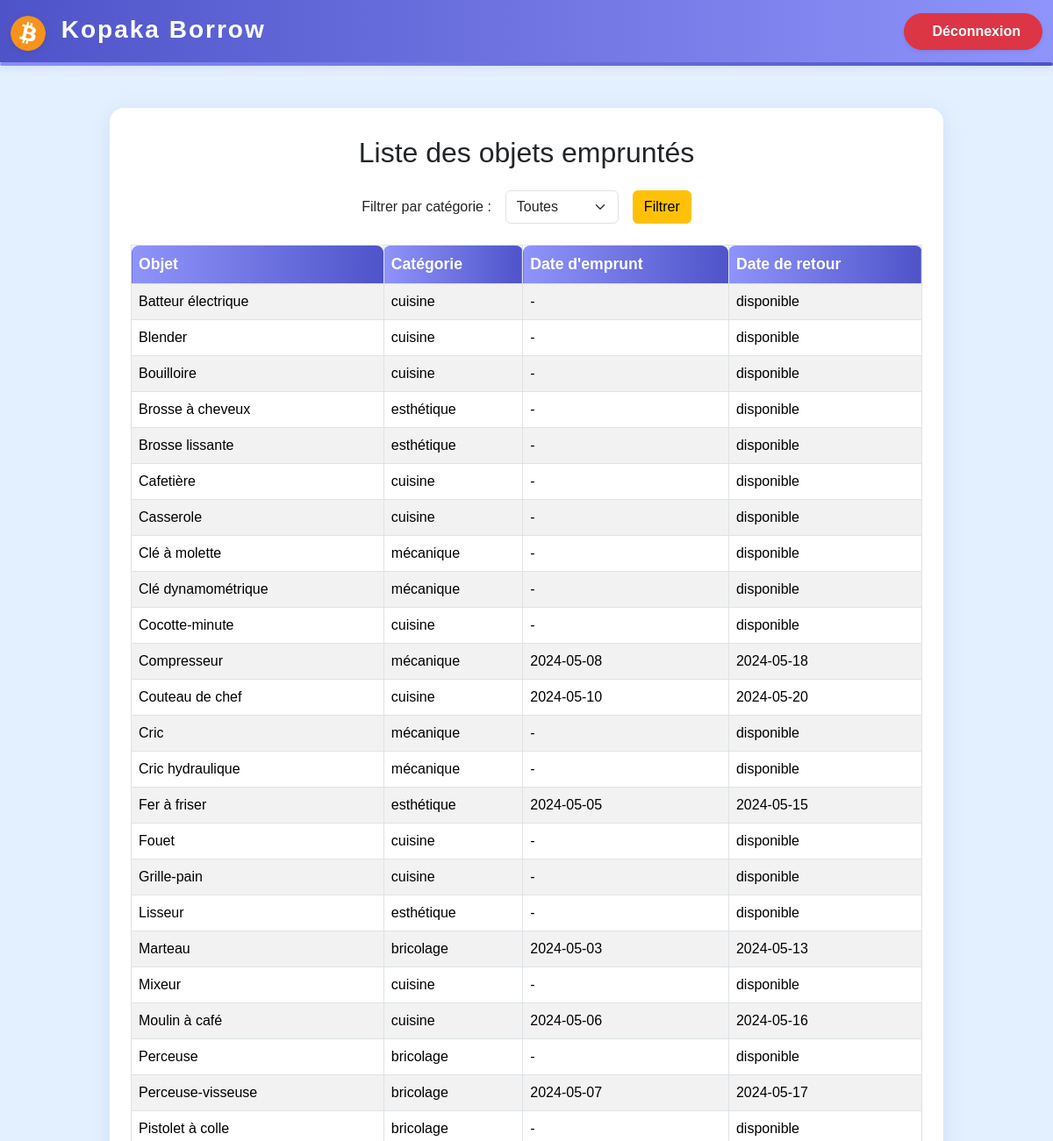
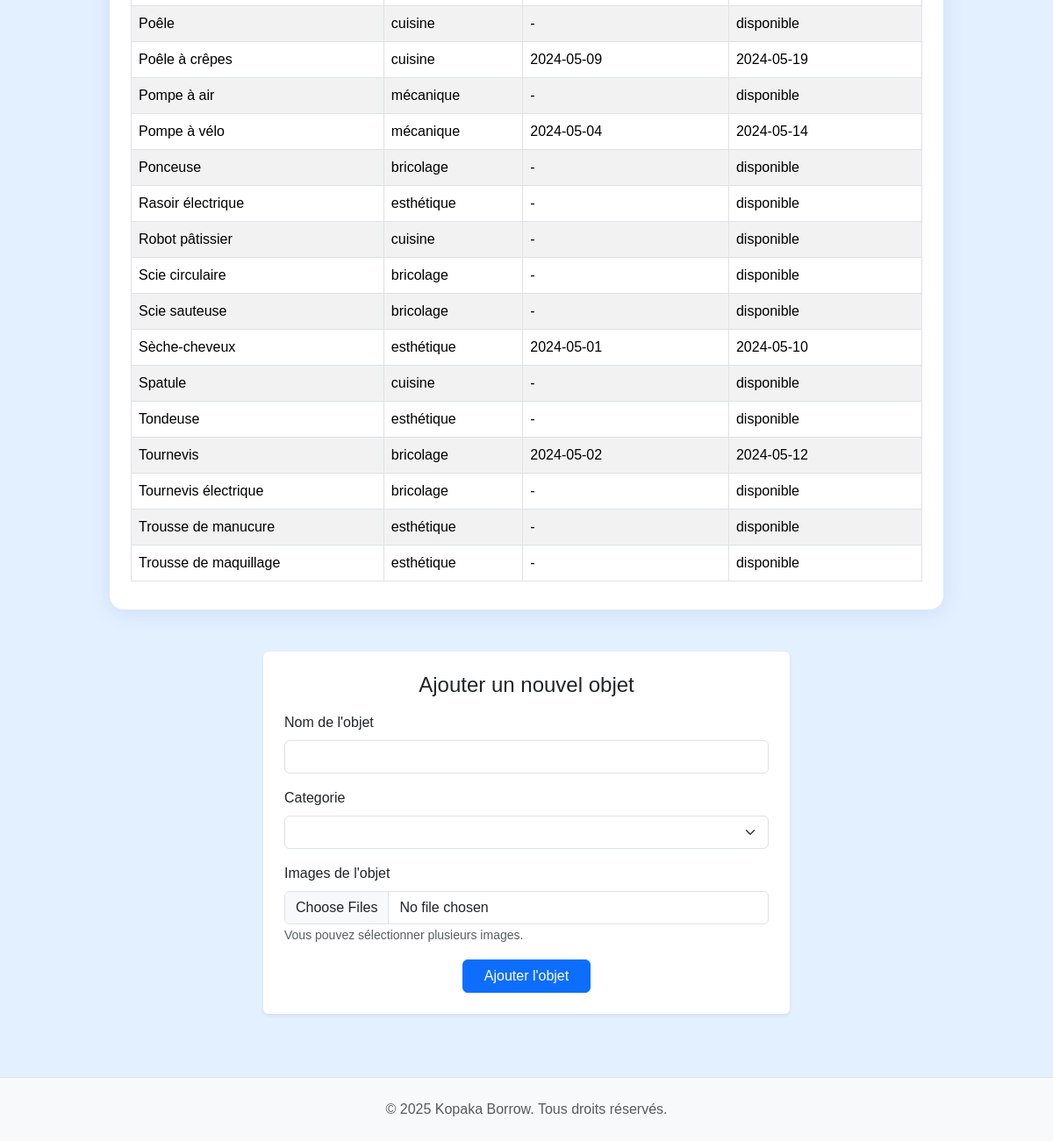
Page /pages/page_sites/home.php on the committed database (2 pictures, top to bottom).
### tables this page shows
CREATE TABLE EMPRUNTS_objet (
    id_objet INT AUTO_INCREMENT PRIMARY KEY,
    nom_objet VARCHAR(100),
    id_categorie INT,
    id_membre INT,
    FOREIGN KEY (id_categorie) REFERENCES EMPRUNTS_categorie_objet(id_categorie),
    FOREIGN KEY (id_membre) REFERENCES EMPRUNTS_membres(id_membre)
);

CREATE TABLE EMPRUNTS_categorie_objet (
    id_categorie INT AUTO_INCREMENT PRIMARY KEY,
    nom_categorie VARCHAR(100)
);

CREATE TABLE EMPRUNTS_emprunt (
    id_emprunt INT AUTO_INCREMENT PRIMARY KEY,
    id_objet INT,
    id_membre INT,
    date_emprunt DATE,
    date_retour DATE,
    FOREIGN KEY (id_objet) REFERENCES EMPRUNTS_objet(id_objet),
    FOREIGN KEY (id_membre) REFERENCES EMPRUNTS_membres(id_membre)
);

### inc/functions.php (the view, shortened to what this page needs)
<?php
function afficher_Tous_Emprunts($bdd, $id_categorie = null) {
    $sql = "
        SELECT o.nom_objet, c.nom_categorie, e.date_emprunt, e.date_retour
        FROM EMPRUNTS_objet o
        JOIN EMPRUNTS_categorie_objet c ON o.id_categorie = c.id_categorie
        LEFT JOIN EMPRUNTS_emprunt e ON o.id_objet = e.id_objet
    ";
    $sql .= " ORDER BY o.nom_objet ASC";
    $res = mysqli_query($bdd, $sql);
    if ($res && mysqli_num_rows($res) > 0) {
        while ($row = mysqli_fetch_assoc($res)) {
            $date_emprunt = $row['date_emprunt'] ? $row['date_emprunt'] : '-';
            $date_retour = $row['date_retour'] ? $row['date_retour'] : 'disponible';
            echo '<tr>';
            echo '<td>' . $row['nom_objet'] . '</td>';
            echo '<td>' . $row['nom_categorie'] . '</td>';
            echo '<td>' . $date_emprunt . '</td>';
            echo '<td>' . $date_retour . '</td>';
            echo '</tr>';
        }
    } else {
        echo '<tr><td colspan="4">Aucun objet trouvé.</td></tr>';
    }
}

### pages/page_sites/home.php (shortened to what this page needs)
<?php
require_once '../../inc/connexion.php';
require_once '../../inc/functions.php';
$bdd = connectDB();
if (isset($_GET['categorie']) && $_GET['categorie'] != "") {
    $id_categorie = $_GET['categorie'];
} else {
    $id_categorie = null;
}
$categories = array();
$sql_cat = "SELECT id_categorie, nom_categorie FROM EMPRUNTS_categorie_objet";
$res_cat = mysqli_query($bdd, $sql_cat);
if ($res_cat) {
    while ($row = mysqli_fetch_assoc($res_cat)) {
        $categories[] = $row;
    }
}
?>
<!DOCTYPE html>
<html lang="fr">
<head>
    <link rel="stylesheet" href="../../assets/css/bootstrap.min.css">
    <link rel="stylesheet" href="../../assets/css_perso/style_home.css">
</head>
<body>
<?php include '../../inc/header.php'; ?>
<div class="main-content">
    <div style="height: 4px; background: linear-gradient(90deg, #8f94fb 0%, #4e54c8 100%); margin-bottom: 30px; border-radius: 2px;"></div>
    <div class="container mt-5">
        <div class="table-container">
            <h2 class="mb-4 text-center">Liste des objets empruntés</h2>
            <form method="get" action="" class="row g-3 align-items-center mb-4 justify-content-center">
                <div class="col-auto">
                    <label for="categorie" class="col-form-label">Filtrer par catégorie :</label>
                </div>
                <div class="col-auto">
                    <select name="categorie" id="categorie" class="form-select">
                        <option value="">Toutes</option>
                    </select>
                </div>
                <div class="col-auto">
                    <button type="submit" class="btn btn-warning">Filtrer</button>
                </div>
            </form>
            <div class="table-responsive">
                <table class="table table-bordered table-hover table-striped align-middle">
                    <thead>
                        <tr>
                            <th>Objet</th>
                            <th>Catégorie</th>
                            <th>Date d'emprunt</th>
                            <th>Date de retour</th>
                        </tr>
                    </thead>
                    <tbody>
                        <?php afficher_Tous_Emprunts($bdd, $id_categorie); ?>
                    </tbody>
                </table>
            </div>
        </div>
        <form action="../page_traitements/traitement_ajouter_nouvel_objet.php" method="post" enctype="multipart/form-data" class="mt-5 mb-4 p-4 bg-white rounded shadow-sm" style="max-width: 600px; margin: 0 auto;">
    <h4 class="mb-3 text-center">Ajouter un nouvel objet</h4>
    <div class="mb-3">
        <label for="nom_objet" class="form-label">Nom de l'objet</label>
        <input type="text" class="form-control" id="nom_objet" name="nom_objet" required>
    </div>
    <div class="mb-3">
        <label for="categorie_objet" class="form-label">Categorie</label>
        <select name="categorie_objet" id="categorie_objet" class="form-select" required>
            <?php foreach ($categories as $cat) { ?>
                <option value="<?php echo $cat['id_categorie']; ?>"><?php $cat['nom_categorie']; ?></option>
            <?php } ?>
        </select>
    </div>
    <div class="mb-3">
        <label for="images_objet" class="form-label">Images de l'objet</label>
        <input type="file" class="form-control" id="images_objet" name="images_objet[]" accept="image/*" multiple required>
        <small class="form-text text-muted">Vous pouvez sélectionner plusieurs images.</small>
    </div>
    <div class="text-center">
        <button type="submit" class="btn btn-primary px-4">Ajouter l'objet</button>
    </div>
</form>
    </div>
</div>
<?php include '../../inc/footer.php'; ?>
</body>
</html>

### inc/header.php (shortened to what this page needs)
<nav class="navbar navbar-expand-lg navbar-dark" style="background: linear-gradient(90deg, #4e54c8 0%, #8f94fb 100%); box-shadow: 0 4px 12px rgba(78,84,200,0.15);">
    <div class="container-fluid">
        <a class="navbar-brand fw-bold fs-3" href="#" style="color: #fff; letter-spacing: 2px;">
            <img src="../../assets/images/logo.png" alt="Logo" width="40" height="40" class="d-inline-block align-text-top me-2" style="border-radius: 50%; box-shadow: 0 2px 8px rgba(0,0,0,0.08);">
            Kopaka Borrow
        </a>
        <div class="d-flex ms-auto align-items-center">
            <a href="../../inc/deconnexion.php" class="btn btn-danger px-4 py-2 fw-semibold shadow-sm" style="border-radius: 25px; transition: background 0.2s;">
                <i class="bi bi-box-arrow-right me-2"></i>Déconnexion
            </a>
        </div>
    </div>
</nav>

### inc/footer.php
<footer class="text-center py-4 mt-5" style="background: #f8f9fa; border-top: 1px solid #e0e0e0;">
    <span class="text-muted">&copy; <?php echo date('Y'); ?> Kopaka Borrow. Tous droits réservés.</span>
</footer>

### assets/css_perso/style_home.css (style rules this page uses)
html, body { height: 100%; }
body { min-height: 100vh; display: flex; flex-direction: column; background: #e3f0ff; margin: 0; font-family: Arial, sans-serif; }
.main-content { flex: 1 0 auto; }
footer { flex-shrink: 0; }
.table-container { background: #fff; border-radius: 16px; box-shadow: 0 4px 24px rgba(30,64,175,0.10); padding: 32px 24px; margin: 32px auto; max-width: 950px; }
.table thead th { background: linear-gradient(90deg, #8f94fb 0%, #4e54c8 100%); color: #fff; font-weight: bold; font-size: 1.1rem; border-top-left-radius: 8px; border-top-right-radius: 8px; }
.table { margin-bottom: 0; }

### rows in the picture
emprunts_objet: nom_objet "Batteur électrique", id_categorie.nom_categorie "cuisine", date_emprunt "-", date_retour "disponible"
emprunts_objet: nom_objet "Blender", id_categorie.nom_categorie "cuisine", date_emprunt "-", date_retour "disponible"
emprunts_objet: nom_objet "Bouilloire", id_categorie.nom_categorie "cuisine", date_emprunt "-", date_retour "disponible"
emprunts_objet: nom_objet "Brosse à cheveux", id_categorie.nom_categorie "esthétique", date_emprunt "-", date_retour "disponible"
emprunts_objet: nom_objet "Brosse lissante", id_categorie.nom_categorie "esthétique", date_emprunt "-", date_retour "disponible"
emprunts_objet: nom_objet "Cafetière", id_categorie.nom_categorie "cuisine", date_emprunt "-", date_retour "disponible"
emprunts_objet: nom_objet "Casserole", id_categorie.nom_categorie "cuisine", date_emprunt "-", date_retour "disponible"
emprunts_objet: nom_objet "Clé à molette", id_categorie.nom_categorie "mécanique", date_emprunt "-", date_retour "disponible"
emprunts_objet: nom_objet "Clé dynamométrique", id_categorie.nom_categorie "mécanique", date_emprunt "-", date_retour "disponible"
emprunts_objet: nom_objet "Cocotte-minute", id_categorie.nom_categorie "cuisine", date_emprunt "-", date_retour "disponible"
emprunts_objet: nom_objet "Compresseur", id_categorie.nom_categorie "mécanique", emprunts_emprunt.date_emprunt "2024-05-08", emprunts_emprunt.date_retour "2024-05-18"
emprunts_objet: nom_objet "Couteau de chef", id_categorie.nom_categorie "cuisine", emprunts_emprunt.date_emprunt "2024-05-10", emprunts_emprunt.date_retour "2024-05-20"
emprunts_objet: nom_objet "Cric", id_categorie.nom_categorie "mécanique", date_emprunt "-", date_retour "disponible"
emprunts_objet: nom_objet "Cric hydraulique", id_categorie.nom_categorie "mécanique", date_emprunt "-", date_retour "disponible"
emprunts_objet: nom_objet "Fer à friser", id_categorie.nom_categorie "esthétique", emprunts_emprunt.date_emprunt "2024-05-05", emprunts_emprunt.date_retour "2024-05-15"
emprunts_objet: nom_objet "Fouet", id_categorie.nom_categorie "cuisine", date_emprunt "-", date_retour "disponible"
emprunts_objet: nom_objet "Grille-pain", id_categorie.nom_categorie "cuisine", date_emprunt "-", date_retour "disponible"
emprunts_objet: nom_objet "Lisseur", id_categorie.nom_categorie "esthétique", date_emprunt "-", date_retour "disponible"
emprunts_objet: nom_objet "Marteau", id_categorie.nom_categorie "bricolage", emprunts_emprunt.date_emprunt "2024-05-03", emprunts_emprunt.date_retour "2024-05-13"
emprunts_objet: nom_objet "Mixeur", id_categorie.nom_categorie "cuisine", date_emprunt "-", date_retour "disponible"
emprunts_objet: nom_objet "Moulin à café", id_categorie.nom_categorie "cuisine", emprunts_emprunt.date_emprunt "2024-05-06", emprunts_emprunt.date_retour "2024-05-16"
emprunts_objet: nom_objet "Perceuse", id_categorie.nom_categorie "bricolage", date_emprunt "-", date_retour "disponible"
emprunts_objet: nom_objet "Perceuse-visseuse", id_categorie.nom_categorie "bricolage", emprunts_emprunt.date_emprunt "2024-05-07", emprunts_emprunt.date_retour "2024-05-17"
emprunts_objet: nom_objet "Pistolet à colle", id_categorie.nom_categorie "bricolage", date_emprunt "-", date_retour "disponible"
emprunts_objet: nom_objet "Poêle", id_categorie.nom_categorie "cuisine", date_emprunt "-", date_retour "disponible"
emprunts_objet: nom_objet "Poêle à crêpes", id_categorie.nom_categorie "cuisine", emprunts_emprunt.date_emprunt "2024-05-09", emprunts_emprunt.date_retour "2024-05-19"
emprunts_objet: nom_objet "Pompe à air", id_categorie.nom_categorie "mécanique", date_emprunt "-", date_retour "disponible"
emprunts_objet: nom_objet "Pompe à vélo", id_categorie.nom_categorie "mécanique", emprunts_emprunt.date_emprunt "2024-05-04", emprunts_emprunt.date_retour "2024-05-14"
emprunts_objet: nom_objet "Ponceuse", id_categorie.nom_categorie "bricolage", date_emprunt "-", date_retour "disponible"
emprunts_objet: nom_objet "Rasoir électrique", id_categorie.nom_categorie "esthétique", date_emprunt "-", date_retour "disponible"
emprunts_objet: nom_objet "Robot pâtissier", id_categorie.nom_categorie "cuisine", date_emprunt "-", date_retour "disponible"
emprunts_objet: nom_objet "Scie circulaire", id_categorie.nom_categorie "bricolage", date_emprunt "-", date_retour "disponible"
emprunts_objet: nom_objet "Scie sauteuse", id_categorie.nom_categorie "bricolage", date_emprunt "-", date_retour "disponible"
emprunts_objet: nom_objet "Sèche-cheveux", id_categorie.nom_categorie "esthétique", emprunts_emprunt.date_emprunt "2024-05-01", emprunts_emprunt.date_retour "2024-05-10"
emprunts_objet: nom_objet "Spatule", id_categorie.nom_categorie "cuisine", date_emprunt "-", date_retour "disponible"
emprunts_objet: nom_objet "Tondeuse", id_categorie.nom_categorie "esthétique", date_emprunt "-", date_retour "disponible"
emprunts_objet: nom_objet "Tournevis", id_categorie.nom_categorie "bricolage", emprunts_emprunt.date_emprunt "2024-05-02", emprunts_emprunt.date_retour "2024-05-12"
emprunts_objet: nom_objet "Tournevis électrique", id_categorie.nom_categorie "bricolage", date_emprunt "-", date_retour "disponible"
emprunts_objet: nom_objet "Trousse de manucure", id_categorie.nom_categorie "esthétique", date_emprunt "-", date_retour "disponible"
emprunts_objet: nom_objet "Trousse de maquillage", id_categorie.nom_categorie "esthétique", date_emprunt "-", date_retour "disponible"
